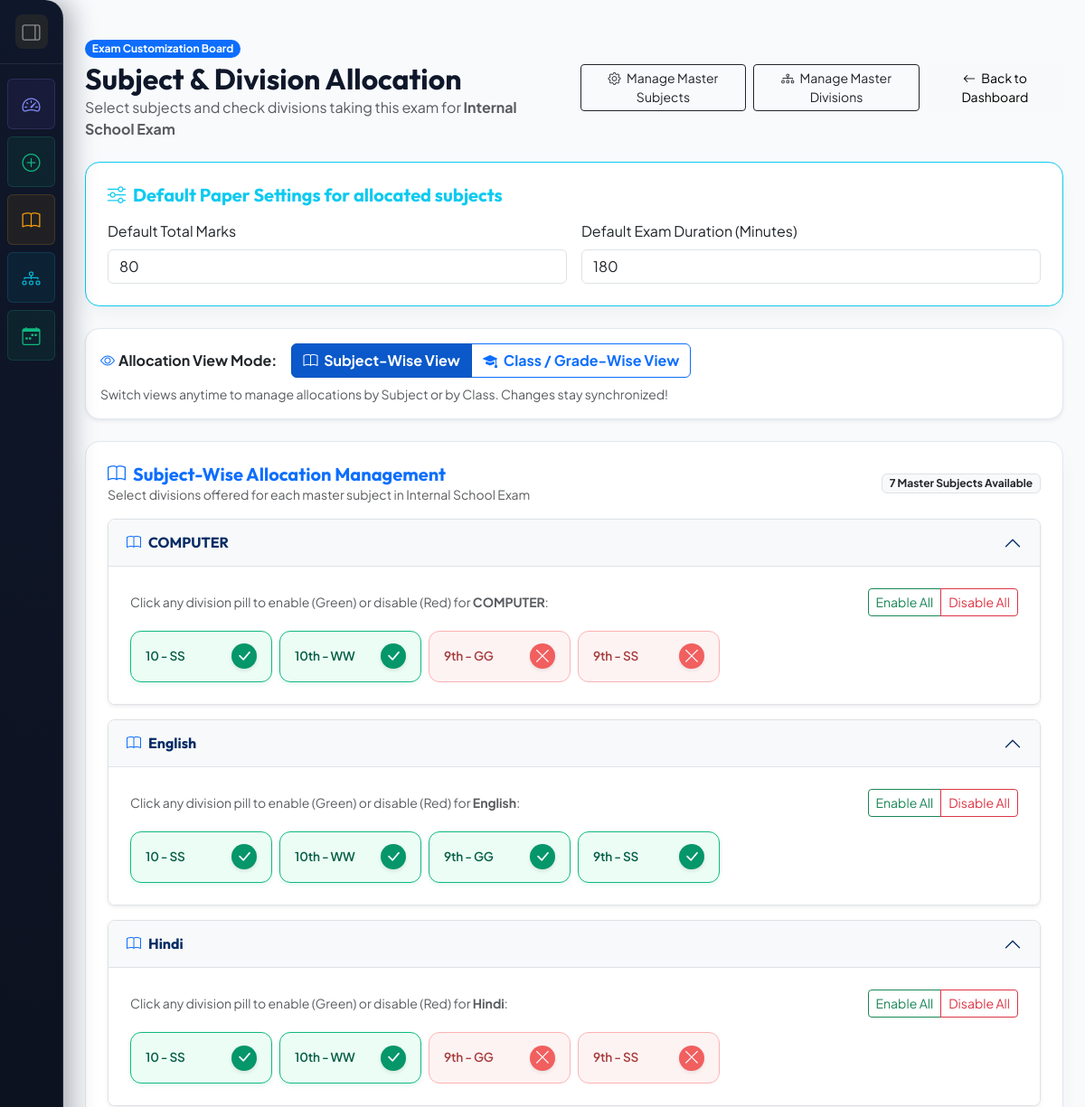
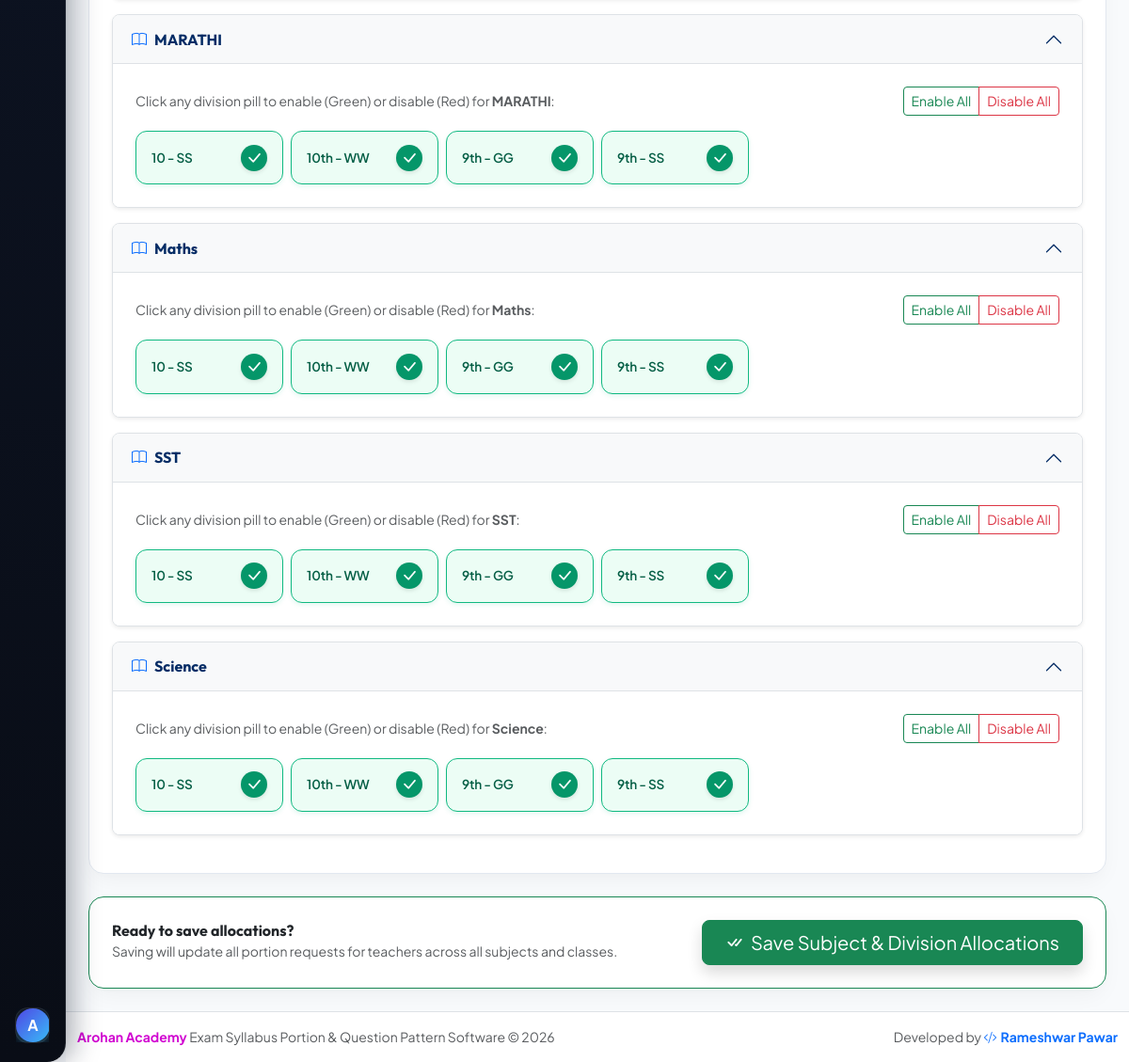
The app's page /exam/3/customize/ (signed in) with its own data (2 pictures, top to bottom).
### core/models.py (models this page shows, shortened)
class Exam(models.Model):
    title = models.CharField(max_length=200, help_text="e.g. PA-1 Exam 2026-2027")
    academic_year = models.CharField(max_length=50, help_text="e.g. 2026-2027")
    school_name = models.CharField(max_length=250, default="Arohan Academy School", help_text="School Name Header")
    header_subtitle = models.CharField(max_length=200, default="(Syllabus Paper & Time table)", help_text="Subtitle e.g. (Syllabus Paper & Time table)")
    note_text = models.CharField(max_length=300, default="NOTE: Kindly pay your wards fees before exam and collect the exam pass from the office.", help_text="Bottom note")
    created_at = models.DateTimeField(auto_now_add=True)
    is_active = models.BooleanField(default=True)
    class Meta:
        ordering = ['-created_at']

class MasterSubject(models.Model):
    name = models.CharField(max_length=150, unique=True, help_text="e.g. Mathematics, Science, English")
    code = models.CharField(max_length=50, blank=True, help_text="e.g. MATH101")
    created_at = models.DateTimeField(auto_now_add=True)
    class Meta:
        ordering = ['name']

class Division(models.Model):
    standard = models.CharField(max_length=50, help_text="e.g. 10th, Grade 9, Class 12")
    division_name = models.CharField(max_length=50, help_text="e.g. Div A, Section B, A, B")
    created_at = models.DateTimeField(auto_now_add=True)
    class Meta:
        ordering = ['standard', 'division_name']
        unique_together = ('standard', 'division_name')
    def __str__(self):
        return f"{self.standard} - {self.division_name}"

### core/views.py (the view, shortened to what this page needs)
# urls.py: path('exam/<int:exam_id>/customize/', views.customize_exam_subjects, name='customize_exam_subjects'),
@login_required
def customize_exam_subjects(request, exam_id):
    from .models import MasterSubject, Division
    exam = get_object_or_404(Exam, id=exam_id)
    subjects = MasterSubject.objects.all()
    divisions = Division.objects.all()
    existing_submissions = PortionSubmission.objects.filter(
        exam=exam,
        master_subject__isnull=False,
        division_ref__isnull=False
    )
    allocated_pairs = {
        f"{sub.master_subject_id}_{sub.division_ref_id}": sub
        for sub in existing_submissions
    }
    has_existing_allocations = (existing_submissions.count() > 0)
    for subj in subjects:
        subj.allocated_div_ids = set(
            sub.division_ref_id
            for sub in existing_submissions
            if sub.master_subject_id == subj.id
        )
    context = {
        'exam': exam,
        'subjects': subjects,
        'divisions': divisions,
        'has_existing_allocations': has_existing_allocations,
    }
    return render(request, 'core/customize_exam_subjects.html', context)

### templates/core/customize_exam_subjects.html (shortened to what this page needs)
{% extends 'base.html' %}
{% load custom_tags %}
{% block content %}
<div class="container-fluid px-lg-4">
    <div class="d-flex flex-column flex-md-row justify-content-between align-items-md-center mb-4 gap-3">
        <div>
            <span class="badge bg-primary rounded-pill mb-1">Exam Customization Board</span>
            <h2 class="fw-bold mb-0">Subject & Division Allocation</h2>
            <p class="text-muted mb-0">Select subjects and check divisions taking this exam for <strong>{{ exam.title }}</strong></p>
        </div>
        <div class="d-flex gap-2">
            <a href="{% url 'manage_subjects' %}" class="btn btn-outline-dark btn-sm">
                <i class="bi bi-gear me-1"></i> Manage Master Subjects
            </a>
            <a href="{% url 'manage_divisions' %}" class="btn btn-outline-dark btn-sm">
                <i class="bi bi-diagram-3 me-1"></i> Manage Master Divisions
            </a>
            <a href="{% url 'principal_dashboard' %}?exam_id={{ exam.id }}" class="btn btn-light btn-sm">
                <i class="bi bi-arrow-left me-1"></i> Back to Dashboard
            </a>
        </div>
    </div>
    <form method="post">
        <div class="card glass-card p-4 mb-4 border-info">
            <h5 class="fw-bold text-info mb-3"><i class="bi bi-sliders me-2"></i>Default Paper Settings for allocated subjects</h5>
            <div class="row g-3">
                <div class="col-md-6">
                    <label for="total_marks" class="form-label font-semibold">Default Total Marks</label>
                    <input type="number" name="total_marks" id="total_marks" class="form-control" value="80" required>
                </div>
                <div class="col-md-6">
                    <label for="duration_minutes" class="form-label font-semibold">Default Exam Duration (Minutes)</label>
                    <input type="number" name="duration_minutes" id="duration_minutes" class="form-control" value="180" required>
                </div>
            </div>
        </div>
        <div class="card glass-card p-3 mb-4 shadow-sm">
            <div class="d-flex justify-content-between align-items-center flex-wrap gap-2">
                <div class="d-flex align-items-center gap-2">
                    <span class="fw-bold text-dark me-2"><i class="bi bi-eye me-1 text-primary"></i>Allocation View Mode:</span>
                    <div class="btn-group" role="group" aria-label="View Switcher">
                        <button type="button" class="btn btn-primary active fw-bold" id="btnSubjectView" onclick="switchView('subject')">
                            <i class="bi bi-book me-1"></i> Subject-Wise View
                        </button>
                        <button type="button" class="btn btn-outline-primary fw-bold" id="btnClassView" onclick="switchView('class')">
                            <i class="bi bi-mortarboard-fill me-1"></i> Class / Grade-Wise View
                        </button>
                    </div>
                </div>
                <div class="text-muted small">
                    Switch views anytime to manage allocations by Subject or by Class. Changes stay synchronized!
                </div>
            </div>
        </div>
        {% if not subjects %}
            <div class="alert alert-warning text-center py-4 card glass-card">
                <i class="bi bi-exclamation-triangle-fill fs-3 d-block mb-2 text-warning"></i>
                No Master Subjects found in system!
                <br>
                <a href="{% url 'manage_subjects' %}" class="btn btn-sm btn-primary-custom mt-2">
                    <i class="bi bi-plus-circle me-1"></i> Add Master Subjects First
                </a>
            </div>
        {% else %}
            <div id="subjectWiseView" class="card glass-card p-4 mb-4">
                <div class="d-flex justify-content-between align-items-center mb-3">
                    <div>
                        <h5 class="fw-bold mb-0 text-primary"><i class="bi bi-book me-2"></i>Subject-Wise Allocation Management</h5>
                        <p class="text-muted small mb-0">Select divisions offered for each master subject in {{ exam.title }}</p>
                    </div>
                    <span class="badge bg-light text-dark border">{{ subjects.count }} Master Subjects Available</span>
                </div>
                <div class="accordion" id="subjectsAccordion">
                    {% for subj in subjects %}
                    <div class="accordion-item mb-3 border rounded-3 overflow-hidden shadow-sm">
                        <h2 class="accordion-header" id="heading-subj-{{ subj.id }}">
                            <button class="accordion-button bg-light fw-bold py-3" type="button" data-bs-toggle="collapse" data-bs-target="#collapse-subj-{{ subj.id }}" aria-expanded="true">
                                <i class="bi bi-book text-primary me-2"></i> {{ subj.name }} {% if subj.code %}<span class="badge bg-secondary font-monospace ms-2">{{ subj.code }}</span>{% endif %}
                            </button>
                        </h2>
                        <div id="collapse-subj-{{ subj.id }}" class="accordion-collapse collapse show">
                            <div class="accordion-body p-4 bg-white">
                                <div class="d-flex justify-content-between align-items-center mb-3">
                                    <p class="text-muted small mb-0">Click any division pill to enable (Green) or disable (Red) for <strong>{{ subj.name }}</strong>:</p>
                                    <div class="btn-group btn-group-sm">
                                        <button type="button" class="btn btn-outline-success btn-sm" onclick="bulkSetSubject('{{ subj.id }}', true)">Enable All</button>
                                        <button type="button" class="btn btn-outline-danger btn-sm" onclick="bulkSetSubject('{{ subj.id }}', false)">Disable All</button>
                                    </div>
                                </div>
                                <div class="row g-2 row-cols-2 row-cols-sm-3 row-cols-md-4 row-cols-lg-6">
                                    {% for div in divisions %}
                                        <div class="col">
                                            {% if not has_existing_allocations or div.id in subj.allocated_div_ids %}
                                                <div class="division-card h-100 py-2 px-3 card-enabled" id="card_subj_{{ subj.id }}_div_{{ div.id }}" onclick="togglePair('{{ subj.id }}', '{{ div.id }}')">
                                                    <div class="d-flex justify-content-between align-items-center w-100">
                                                        <span class="div-title text-dark fw-semibold text-truncate me-2">{{ div }}</span>
                                                        <span class="badge status-pill bg-success" id="pill_subj_{{ subj.id }}_div_{{ div.id }}">
                                                            <i class="bi bi-check-lg fw-bold"></i>
                                                        </span>
                                                    </div>
                                                </div>
                                            {% else %}
                                                <div class="division-card h-100 py-2 px-3 card-disabled" id="card_subj_{{ subj.id }}_div_{{ div.id }}" onclick="togglePair('{{ subj.id }}', '{{ div.id }}')">
                                                    <div class="d-flex justify-content-between align-items-center w-100">
                                                        <span class="div-title text-dark fw-semibold text-truncate me-2">{{ div }}</span>
                                                        <span class="badge status-pill bg-danger" id="pill_subj_{{ subj.id }}_div_{{ div.id }}">
                                                            <i class="bi bi-x-lg fw-bold"></i>
                                                        </span>
                                                    </div>
                                                </div>
                                            {% endif %}
                                        </div>
                                    {% endfor %}
                                </div>
                            </div>
                        </div>
                    </div>
                    {% endfor %}
                </div>
            </div>
        {% endif %}
        {% if subjects and divisions %}
        <div class="card glass-card p-4 border-success d-flex flex-row justify-content-between align-items-center">
            <div>
                <h6 class="fw-bold mb-0">Ready to save allocations?</h6>
                <small class="text-muted">Saving will update all portion requests for teachers across all subjects and classes.</small>
            </div>
            <button type="submit" class="btn btn-success btn-lg px-4 shadow">
                <i class="bi bi-check-all me-1"></i> Save Subject & Division Allocations
            </button>
        </div>
        {% endif %}
    </form>
</div>
{% endblock %}

### templates/base.html (shortened to what this page needs)
{% load static %}
<!DOCTYPE html>
<html lang="en">
<head>
    <link href="https://cdn.jsdelivr.net/npm/bootstrap@5.3.2/dist/css/bootstrap.min.css" rel="stylesheet">
    <link href="https://cdn.jsdelivr.net/npm/bootstrap-icons@1.11.1/font/bootstrap-icons.css" rel="stylesheet">
    <link href="{% static 'css/style.css' %}" rel="stylesheet">
</head>
<body class="{% if user.is_authenticated %}has-sidebar sidebar-collapsed{% endif %}">
    {% block navbar %}
    {% if user.is_authenticated %}
    <aside class="sidebar-pro collapsed no-print" id="mainSidebar">
        <div class="sidebar-header d-flex align-items-center justify-content-between px-3 py-3">
            <button type="button" class="btn btn-sm btn-dark sidebar-toggle-btn border-0 text-white-50 p-1.5" onclick="toggleSidebar()" title="Toggle Sidebar Navigation">
                <i class="bi bi-layout-sidebar-reverse fs-5" id="sidebarToggleIcon"></i>
            </button>
        </div>
        <div class="sidebar-menu py-3 flex-grow-1">
            <ul class="nav nav-pills flex-column px-2 gap-2">
                <li class="nav-item">
                    <a class="nav-link sidebar-link sidebar-item-dashboard d-flex align-items-center " href="{% url 'principal_dashboard' %}" title="Principal Dashboard">
                        <i class="bi bi-speedometer2 me-3 fs-5 nav-icon"></i>
                    </a>
                </li>
                <li class="nav-item">
                    <a class="nav-link sidebar-link sidebar-item-exam d-flex align-items-center {% if request.resolver_match.url_name == 'create_exam' %}active{% endif %}" href="{% url 'create_exam' %}" title="Create New Exam">
                        <i class="bi bi-plus-circle me-3 fs-5 nav-icon"></i>
                    </a>
                </li>
                <li class="nav-item">
                    <a class="nav-link sidebar-link sidebar-item-subjects d-flex align-items-center " href="{% url 'manage_subjects' %}" title="Manage Master Subjects">
                        <i class="bi bi-book me-3 fs-5 nav-icon"></i>
                    </a>
                </li>
                <li class="nav-item">
                    <a class="nav-link sidebar-link sidebar-item-divisions d-flex align-items-center " href="{% url 'manage_divisions' %}" title="Manage Master Divisions">
                        <i class="bi bi-diagram-3 me-3 fs-5 nav-icon"></i>
                    </a>
                </li>
                <li class="nav-item">
                    <a class="nav-link sidebar-link sidebar-item-exam d-flex align-items-center {% if 'timetable' in request.resolver_match.url_name %}active{% endif %}" href="{% url 'manage_timetables' %}" title="Manage Exam Timetables">
                        <i class="bi bi-calendar-week me-3 fs-5 nav-icon"></i>
                    </a>
                </li>
            </ul>
        </div>
        <div class="sidebar-footer p-2 m-2 border-0">
            <div class="sidebar-user-card p-2.5 d-flex align-items-center justify-content-between">
                <div class="d-flex align-items-center overflow-hidden">
                    <div class="user-avatar text-white rounded-circle d-flex align-items-center justify-content-center me-2 fw-bold" style="width: 36px; height: 36px; min-width: 36px; background: linear-gradient(135deg, #4f46e5 0%, #38bdf8 100%); box-shadow: 0 4px 10px rgba(56, 189, 248, 0.3);">
                        {{ user.username|slice:":1"|upper }}
                    </div>
                </div>
            </div>
        </div>
    </aside>
    {% endif %}
    {% endblock navbar %}
    <main class="flex-grow-1 py-4">
        {% block content %}{% endblock %}
    </main>
    <footer class="bg-white border-top py-3 mt-auto no-print text-center text-muted small">
        <div class="container d-flex flex-column flex-sm-row justify-content-between align-items-center gap-2">
            <div>
                <span><b style="color: #d106d1;">Arohan Academy</b> Exam Syllabus Portion & Question Pattern Software &copy; {% now "Y" %}</span>
            </div>
            <div>
                <span>Developed by <a href="https://prameshwar4378.github.io/My_Portfolio/" target="_blank" rel="noopener noreferrer" class="fw-bold text-decoration-none text-primary"><i class="bi bi-code-slash me-1"></i>Rameshwar Pawar</a></span>
            </div>
        </div>
    </footer>
</body>
</html>

### records on screen
Exam: title "Internal School Exam"
MasterSubject: name "COMPUTER"
Division: standard+division_name "10 - SS"
Division: standard+division_name "10th - WW"
Division: standard+division_name "9th - GG"
Division: standard+division_name "9th - SS"
MasterSubject: name "English"
MasterSubject: name "Hindi"
MasterSubject: name "MARATHI"
MasterSubject: name "Maths"
MasterSubject: name "SST"
MasterSubject: name "Science"

### other values on screen
{{ user.username|slice:":1"|upper }} "A"
{{ subjects.count }} "7"
